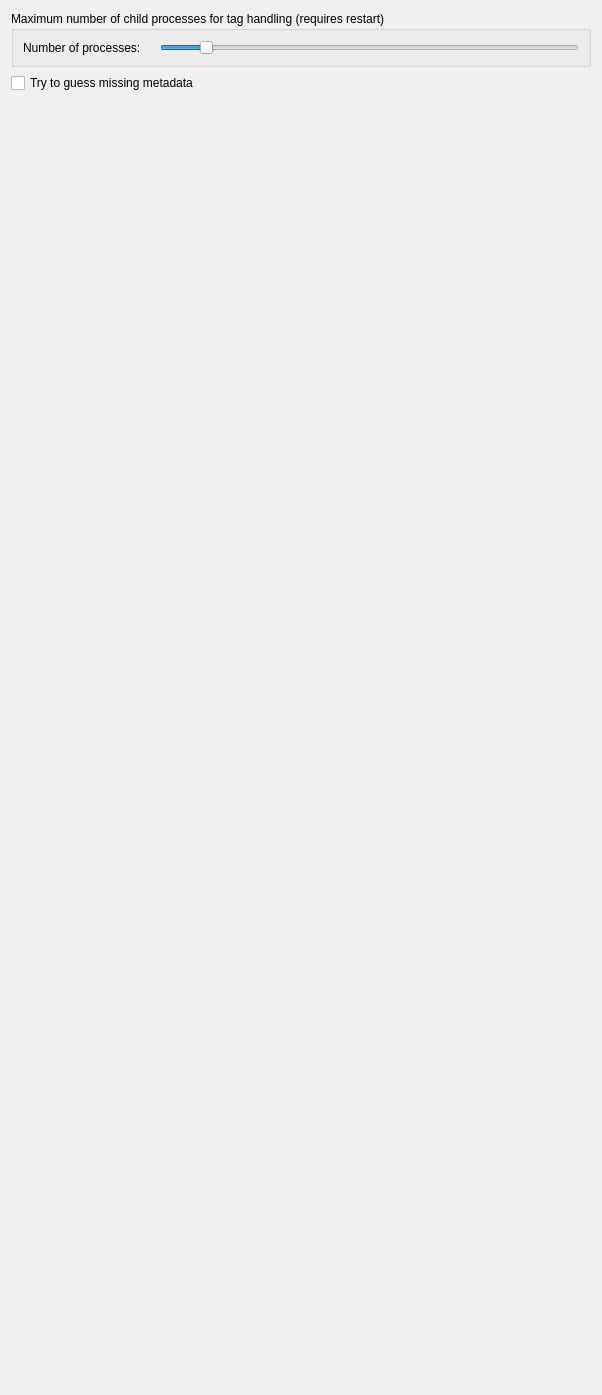
<?xml version="1.0" encoding="UTF-8"?>
<ui version="4.0">
 <class>SongMetadataSettingsPage</class>
 <widget class="QWidget" name="SongMetadataSettingsPage">
  <property name="geometry">
   <rect>
    <x>0</x>
    <y>0</y>
    <width>602</width>
    <height>1395</height>
   </rect>
  </property>
  <property name="windowTitle">
   <string>Song Metadata</string>
  </property>
  <layout class="QVBoxLayout" name="verticalLayout">
   <item>
    <widget class="QGroupBox" name="groupBox_max_tagclients">
     <property name="title">
      <string>Maximum number of child processes for tag handling (requires restart)</string>
     </property>
     <layout class="QHBoxLayout" name="horizontalLayout_8">
      <item>
       <widget class="QLabel" name="numprocs_tagclients_label">
        <property name="text">
         <string>Number of processes:</string>
        </property>
       </widget>
      </item>
      <item>
       <widget class="QLabel" name="max_numprocs_tagclients_value_label">
        <property name="text">
         <string/>
        </property>
       </widget>
      </item>
      <item>
       <widget class="QSlider" name="max_numprocs_tagclients">
        <property name="minimum">
         <number>1</number>
        </property>
        <property name="maximum">
         <number>32</number>
        </property>
        <property name="value">
         <number>4</number>
        </property>
        <property name="orientation">
         <enum>Qt::Horizontal</enum>
        </property>
        <property name="tickInterval">
         <number>1</number>
        </property>
       </widget>
      </item>
     </layout>
    </widget>
   </item>
   <item>
    <widget class="QCheckBox" name="guess_metadata">
     <property name="toolTip">
      <string>Try to extract title, artist, and album from file path.</string>
     </property>
     <property name="text">
      <string>Try to guess missing metadata</string>
     </property>
    </widget>
   </item>
   <item>
    <spacer name="verticalSpacer">
     <property name="orientation">
      <enum>Qt::Vertical</enum>
     </property>
     <property name="sizeHint" stdset="0">
      <size>
       <width>20</width>
       <height>5</height>
      </size>
     </property>
    </spacer>
   </item>
  </layout>
 </widget>
 <resources/>
 <connections/>
</ui>
